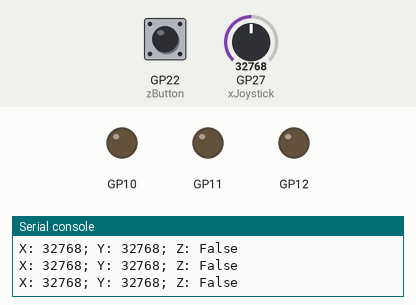
Recording of a program running on a simulated Raspberry Pi Pico running MicroPython. Shown: output pins drawn as LEDs (lit = HIGH), the last lines printed to the serial console. The inputs (shaded band) are chosen by the test bench; at power-on: GP22 (zButton) HIGH, GP27 (xJoystick) = 32768 (analog values on the 0–65535 scale).

Above: at 1.2 s.
1.3 s: GP22 (zButton) pulled LOW for 0.15 s
At 2.7 s:
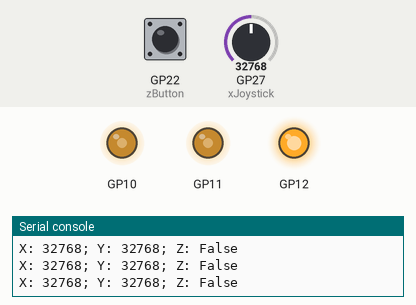
3.0 s: GP27 (xJoystick) set to 45874
At 4.1 s:
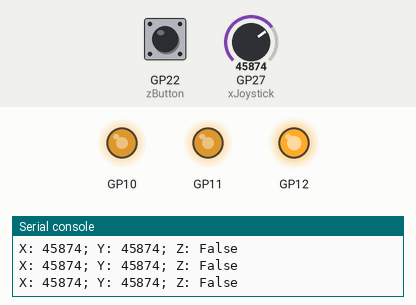
4.5 s: GP27 (xJoystick) set to 57670
At 5.5 s:
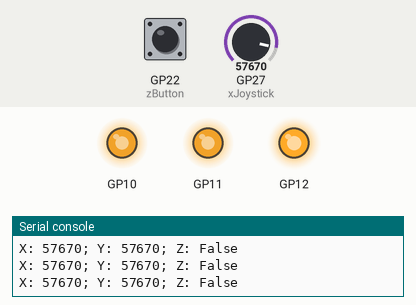
6.0 s: GP27 (xJoystick) set to 7864
At 6.9 s:
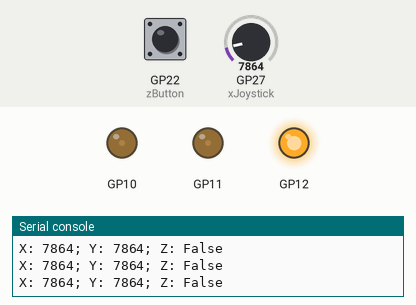
7.5 s: GP27 (xJoystick) set to 0
At 8.4 s:
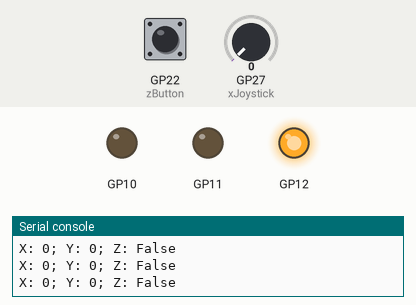
9.0 s: GP22 (zButton) pulled LOW for 1 s
At 10.6 s:
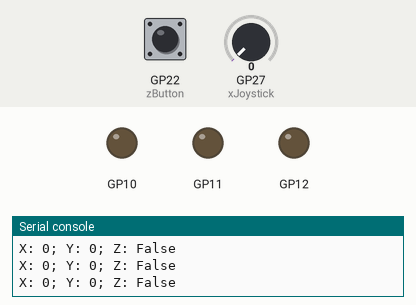
Timing chart, 0 to 12.1 s (numbered marks = the images above; inputs shaded):
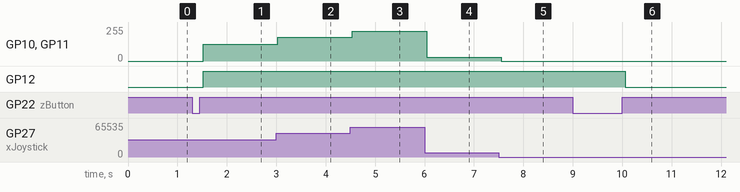

The program:

joystickProgram.py
```python
from machine import ADC # ADC means analog to digital converter
from time import sleep
from picozero import RGBLED, Button

led = RGBLED(10, 11, 12)
xJoystick = ADC(27)
yJoystick = ADC(26)
zButton = Button(22)

oldZButtonState = zButton.is_pressed
ledFlag = False

while True:
    xValue = xJoystick.read_u16()
    yValue = xJoystick.read_u16()
    newZButtonState = zButton.is_pressed
    print(f"X: {xValue}; Y: {yValue}; Z: {newZButtonState}")

    if oldZButtonState == True and newZButtonState == False:
        ledFlag = not ledFlag
        print(ledFlag)

    oldZButtonState = newZButtonState

    if ledFlag == True:
        redColor = int((255/65535) * xValue)
        greenColor = int((255/65535) * xValue)
        led.color = (redColor, greenColor, 255)
    else:
        led.color = (0, 0, 0)

    sleep(.1)
```

Measured:
- after the input at 1.3 s, GP10, GP11: 0/255 → 127/255 after 0.22 s; GP12: LOW → HIGH after 0.22 s
- after the input at 3.0 s, GP10, GP11: 127/255 → 178/255 at once
- after the input at 4.5 s, GP10, GP11: 178/255 → 224/255 at once
- after the input at 6.0 s, GP10, GP11: 224/255 → 30/255 at once
- after the input at 7.5 s, GP10, GP11: 30/255 → 0/255 after 0.05 s
- after the input at 9.0 s, GP12: HIGH → LOW after 1.1 s
